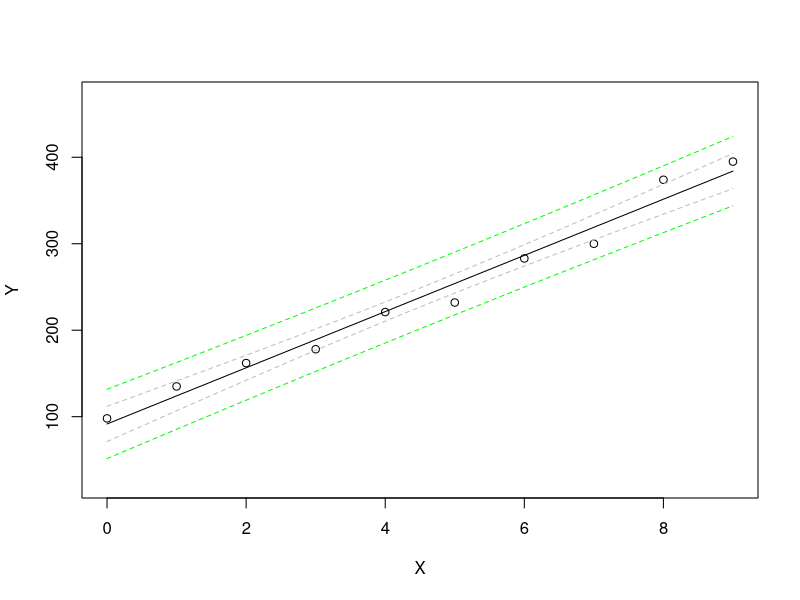
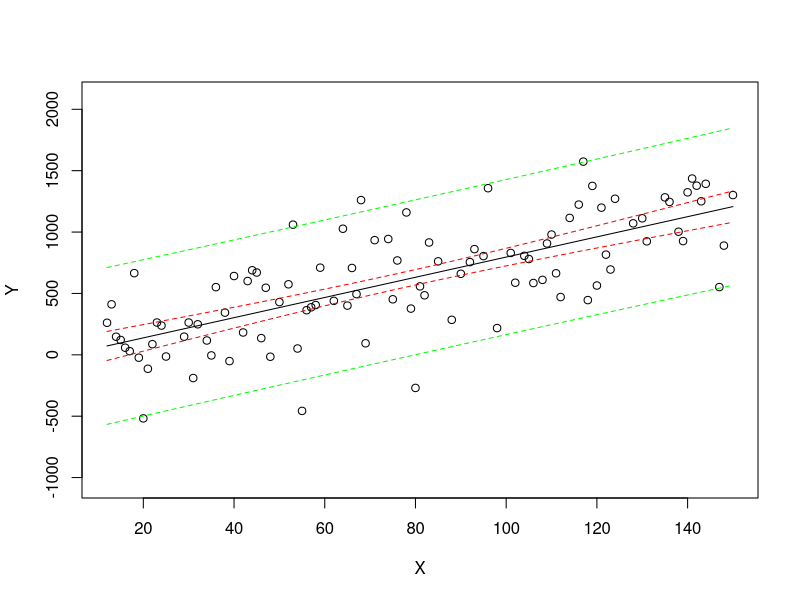

Reproduce these figures in R, in order.
# Plot Confidence Interval for any linear model
# parameters: 
#       - model_name: can be any linear regression model generated by R, e.g.: lm(Y~X)   haven't tested other model yet
#       - plotCI:   default TRUE, set FALSE if you don't want to plot confidence interval
#       - plotHI:   default TRUE, set FALSE if you don't want to plot prediction interval
#       - col1 and col2, should be strings, colors of lines for confidence interval and prediction interval


# Plot Confidence Interval for any linear model

plotCI <- function(model_name,       
                   plotCI = TRUE, 
                   plotHI = FALSE, 
                   col1 = "red", col2 = "green") {
  
  X <- model_name$model[,2]
  Y <- model_name$model[,1]
  YLIM <- c(min(Y)-0.25*(max(Y) - min(Y)), max(Y)+0.25*(max(Y) - min(Y)))
  
  # plot Regression line
    plot(X,Y, ylim = YLIM)
    lines(X, lm(Y~X)$fitted)
  
  newdata <- data.frame(X = seq(from = min(X), to = max(X),by = 0.1))
  prd_CI <- predict(model_name, newdata = newdata, interval = "confidence", type = "response") 
  prd_HI <- predict(model_name, newdata = newdata, interval = "predict", type = "response")
  
  df_up_CI <- data.frame(newdata,prd_CI[,2])
  names(df_up_CI) <- c("X", "Pred")
  df_low_CI <- data.frame(newdata,prd_CI[,3])
  names(df_low_CI) <- c("X", "Pred")
  
  df_up_HI <- data.frame(newdata,prd_HI[,2])
  names(df_up_HI) <- c("X", "Pred")
  df_low_HI <- data.frame(newdata,prd_HI[,3])
  names(df_low_HI) <- c("X", "Pred")
  
  if(plotCI){
    lines(df_up_CI$X, df_up_CI$Pred,col= col1,lty=2)
    lines(df_low_CI$X,df_low_CI$Pred,col= col1,lty=2)
  }
 
  if(plotHI){
    lines(df_up_HI$X, df_up_HI$Pred,col= col2,lty=2)
    lines(df_low_HI$X,df_low_HI$Pred,col= col2,lty=2)
  }
}

# test code:
X <- c(0:9)
Y <- c(98,135,162,178,221,232,283,300,374,395)
model <- lm(Y~X)
plotCI(model,plotHI = T, col1 = "grey", col2 = "green")

# test code 2:
X <- sample(12:150, size = 100, replace = FALSE)
Y <- X * 8 + rnorm(length(X), 0, 300)
model2 <- lm(Y~X)
plotCI(model2,plotHI = T)
